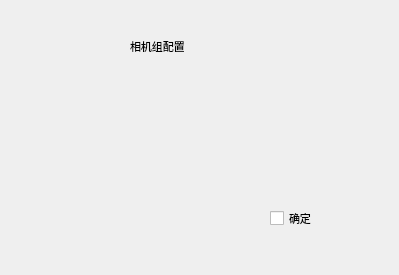
<?xml version="1.0" encoding="UTF-8"?>
<ui version="4.0">
 <class>dragonTest</class>
 <widget class="QWidget" name="dragonTest">
  <property name="windowModality">
   <enum>Qt::ApplicationModal</enum>
  </property>
  <property name="geometry">
   <rect>
    <x>0</x>
    <y>0</y>
    <width>399</width>
    <height>275</height>
   </rect>
  </property>
  <property name="sizePolicy">
   <sizepolicy hsizetype="Fixed" vsizetype="Fixed">
    <horstretch>0</horstretch>
    <verstretch>25</verstretch>
   </sizepolicy>
  </property>
  <property name="maximumSize">
   <size>
    <width>16777192</width>
    <height>16777215</height>
   </size>
  </property>
  <property name="sizeIncrement">
   <size>
    <width>30</width>
    <height>27</height>
   </size>
  </property>
  <property name="baseSize">
   <size>
    <width>0</width>
    <height>0</height>
   </size>
  </property>
  <property name="font">
   <font>
    <pointsize>8</pointsize>
    <stylestrategy>PreferDefault</stylestrategy>
   </font>
  </property>
  <property name="windowTitle">
   <string>Form</string>
  </property>
  <property name="toolTipDuration">
   <number>-12</number>
  </property>
  <widget class="QCheckBox" name="checkBox">
   <property name="geometry">
    <rect>
     <x>270</x>
     <y>210</y>
     <width>71</width>
     <height>16</height>
    </rect>
   </property>
   <property name="text">
    <string>确定</string>
   </property>
  </widget>
  <widget class="QLabel" name="label">
   <property name="geometry">
    <rect>
     <x>130</x>
     <y>40</y>
     <width>54</width>
     <height>12</height>
    </rect>
   </property>
   <property name="text">
    <string>相机组配置</string>
   </property>
  </widget>
 </widget>
 <resources/>
 <connections/>
</ui>
